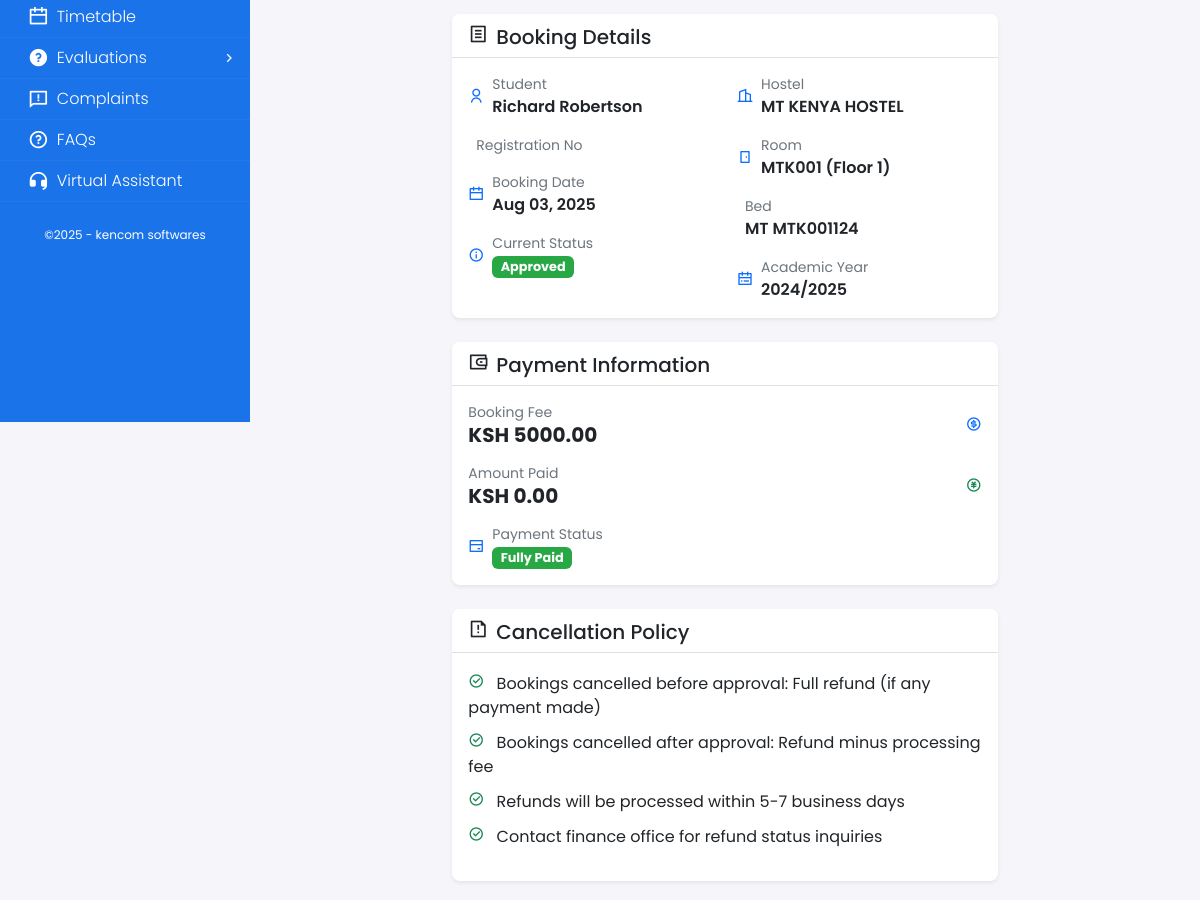
Page /booking/2/cancel/ (signed in, middle part) on the earlier database version.
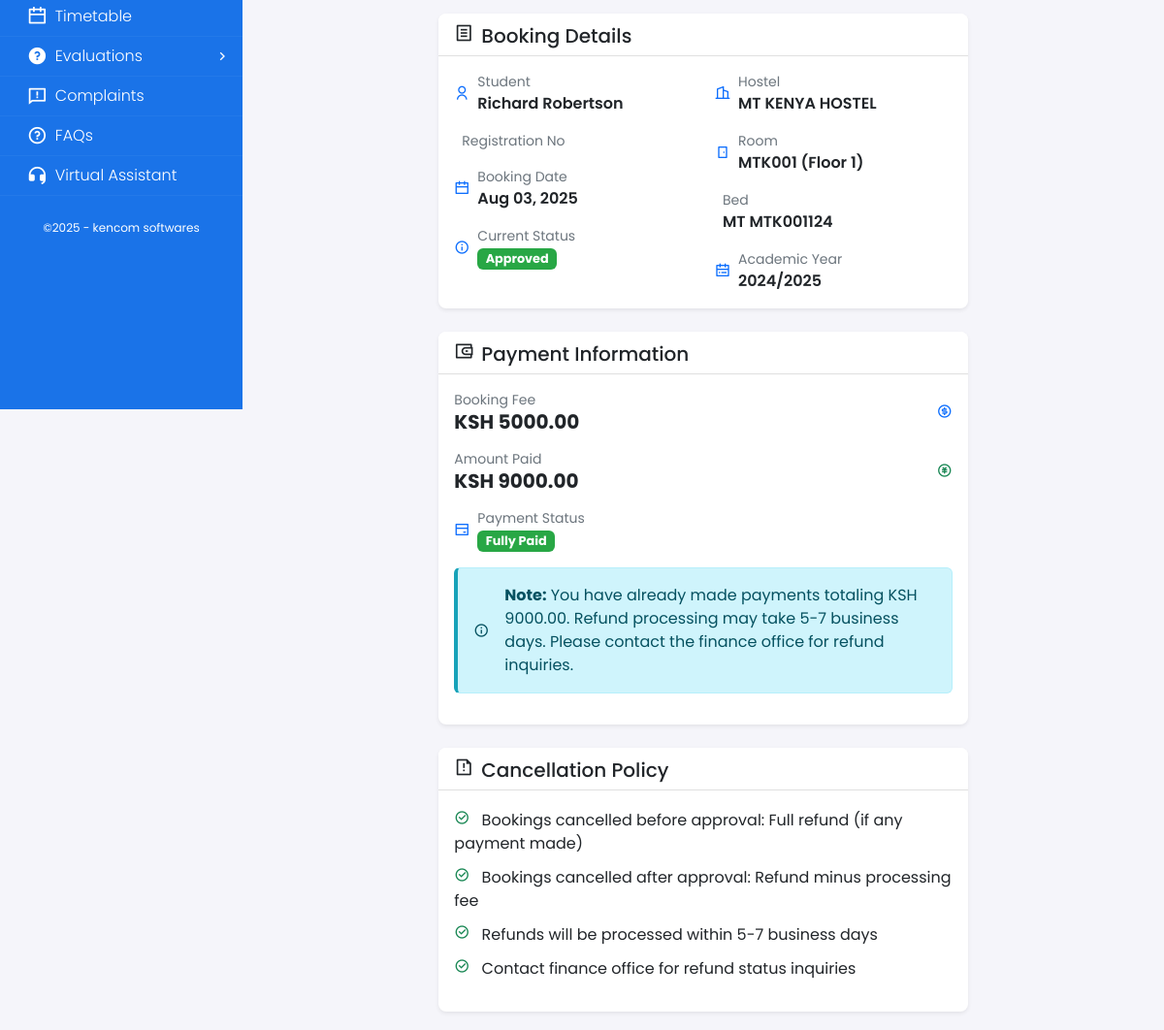
Same page on the later database version.
### core_application/models.py (models this page shows, shortened)
class HostelBooking(models.Model):
    BOOKING_STATUS = (
        ('pending', 'Pending Approval'),
        ('approved', 'Approved'),
        ('rejected', 'Rejected'),
        ('cancelled', 'Cancelled'),
        ('checked_in', 'Checked In'),
        ('checked_out', 'Checked Out'),
    )
    PAYMENT_STATUS = (
        ('pending', 'Payment Pending'),
        ('partial', 'Partially Paid'),
        ('paid', 'Fully Paid'),
        ('refunded', 'Refunded'),
    )
    student = models.ForeignKey(Student, on_delete=models.CASCADE, related_name='hostel_bookings')
    bed = models.ForeignKey(Bed, on_delete=models.CASCADE, related_name='bookings')
    academic_year = models.ForeignKey(AcademicYear, on_delete=models.CASCADE, related_name='hostel_bookings')
    booking_date = models.DateTimeField(auto_now_add=True)
    check_in_date = models.DateField(null=True, blank=True)
    check_out_date = models.DateField(null=True, blank=True)
    expected_checkout_date = models.DateField(null=True, blank=True)
    booking_status = models.CharField(max_length=20, choices=BOOKING_STATUS, default='pending')
    payment_status = models.CharField(max_length=20, choices=PAYMENT_STATUS, default='pending')
    booking_fee = models.DecimalField(max_digits=10, decimal_places=2, default=0.00)
    amount_paid = models.DecimalField(max_digits=10, decimal_places=2, default=0.00)
    approved_by = models.ForeignKey(User, on_delete=models.SET_NULL, null=True, blank=True, related_name='approved_bookings')
    approval_date = models.DateTimeField(null=True, blank=True)
    approval_remarks = models.TextField(blank=True)
    checked_in_by = models.ForeignKey(User, on_delete=models.SET_NULL, null=True, blank=True, related_name='checked_in_students')
    checked_out_by = models.ForeignKey(User, on_delete=models.SET_NULL, null=True, blank=True, related_name='checked_out_students')
    remarks = models.TextField(blank=True)
    created_at = models.DateTimeField(auto_now_add=True)
    updated_at = models.DateTimeField(auto_now=True)
    class Meta:
        unique_together = ['student', 'academic_year']  # One booking per student per academic year
        ordering = ['-booking_date']

class Student(models.Model):
    ADMISSION_TYPES = (
        ('direct', 'Direct Entry'),
        ('mature', 'Mature Entry'),
        ('transfer', 'Transfer'),
        ('international', 'International'),
        ('exchange', 'Exchange Student'),
    )
    STATUS_CHOICES = (
        ('active', 'Active'),
        ('inactive', 'Inactive'),
        ('graduated', 'Graduated'),
        ('deferred', 'Deferred'),
        ('suspended', 'Suspended'),
        ('discontinued', 'Discontinued'),
        ('expelled', 'Expelled'),
        ('on_leave', 'On Academic Leave'),
    )
    SPONSOR_TYPES = (
        ('government', 'Government Sponsored'),
        ('self', 'Self Sponsored'),
        ('employer', 'Employer Sponsored'),
        ('scholarship', 'Scholarship'),
        ('bursary', 'Bursary'),
        ('loan', 'Student Loan'),
    )
    user = models.OneToOneField(User, on_delete=models.CASCADE, related_name='student_profile')
    student_id = models.CharField(max_length=20, unique=True, help_text="University student ID number")
    programme = models.ForeignKey(Programme, on_delete=models.CASCADE, related_name='students')
    current_year = models.IntegerField(validators=[MinValueValidator(1), MaxValueValidator(8)])
    current_semester = models.IntegerField(validators=[MinValueValidator(1), MaxValueValidator(3)])
    admission_date = models.DateField()
    admission_type = models.CharField(max_length=20, choices=ADMISSION_TYPES, default='direct')
    sponsor_type = models.CharField(max_length=20, choices=SPONSOR_TYPES, default='government')
    status = models.CharField(max_length=20, choices=STATUS_CHOICES, default='active')
    entry_qualification = models.CharField(max_length=100, help_text="e.g., KCSE, A-Level, Diploma")
    entry_points = models.DecimalField(max_digits=5, decimal_places=2, null=True, blank=True)
    expected_graduation_date = models.DateField(null=True, blank=True)
    cumulative_gpa = models.DecimalField(max_digits=3, decimal_places=2, null=True, blank=True)
    total_credit_hours = models.IntegerField(default=0)
    guardian_name = models.CharField(max_length=100)
    guardian_phone = models.CharField(max_length=15)
    guardian_relationship = models.CharField(max_length=50)
    guardian_address = models.TextField()
    emergency_contact = models.CharField(max_length=15)
    blood_group = models.CharField(max_length=5, blank=True)
    medical_conditions = models.TextField(blank=True)
    accommodation_type = models.CharField(max_length=50, blank=True, help_text="On-campus/Off-campus")

class User(AbstractUser):
    GENDER_CHOICES = (
        ('male', 'Male'),
        ('female', 'Female'),
        ('other', 'Other'),
    )
    USER_TYPES = (
        ('admin', 'Admin'),
        ('student', 'Student'),
        ('lecturer', 'Lecturer'),
        ('professor', 'Professor'),
        ('staff', 'Staff'),
        ('registrar', 'Registrar'),
        ('dean', 'Dean'),
        ('hod', 'Head of Department'),
        ('hostel_warden' , 'Hostel Warden')
    )
    username = models.CharField(
        max_length=150,
        unique=True,
        validators=[
            RegexValidator(
                regex=r'^[\w.@+\-/]+$',
                message="Username can contain letters, numbers, @, ., +, -, _, and / characters only."
            )
        ],
        help_text="Required. 150 characters or fewer. Letters, digits and @/./+/-/_/ allowed."
    )
    user_type = models.CharField(max_length=20, choices=USER_TYPES)
    phone = models.CharField(max_length=15, blank=True)
    address = models.TextField(blank=True)
    gender = models.CharField(max_length=10, choices=GENDER_CHOICES, blank=True)
    date_of_birth = models.DateField(null=True, blank=True)
    profile_picture = models.ImageField(upload_to='profiles/', null=True, blank=True)
    national_id = models.CharField(max_length=20, unique=True, null=True, blank=True)
    is_active = models.BooleanField(default=True)
    created_at = models.DateTimeField(auto_now_add=True)
    updated_at = models.DateTimeField(auto_now=True)

class Bed(models.Model):
    BED_POSITIONS = (
        ('bed_1', 'Bed 1'),
        ('bed_2', 'Bed 2'),
        ('bed_3', 'Bed 3'),
        ('bed_4', 'Bed 4'),
    )
    room = models.ForeignKey(Room, on_delete=models.CASCADE, related_name='beds')
    academic_year = models.ForeignKey(AcademicYear, on_delete=models.CASCADE, related_name='hostel_beds')
    bed_position = models.CharField(max_length=10, choices=BED_POSITIONS)
    bed_number = models.CharField(max_length=20, help_text="Unique bed identifier")
    is_available = models.BooleanField(default=True)
    maintenance_status = models.CharField(
        max_length=20,
        choices=(
            ('good', 'Good Condition'),
            ('needs_repair', 'Needs Repair'),
            ('under_maintenance', 'Under Maintenance'),
            ('out_of_order', 'Out of Order'),
        ),
        default='good'
    )
    created_at = models.DateTimeField(auto_now_add=True)
    class Meta:
        unique_together = ['room', 'academic_year', 'bed_position']
        ordering = ['room', 'bed_position']

class Room(models.Model):
    hostel = models.ForeignKey(Hostel, on_delete=models.CASCADE, related_name='rooms')
    room_number = models.CharField(max_length=10)
    floor = models.IntegerField(validators=[MinValueValidator(0)], help_text="Floor number (0 for ground floor)")
    capacity = models.IntegerField(default=4, validators=[MinValueValidator(1), MaxValueValidator(8)])
    description = models.TextField(blank=True)
    facilities = models.TextField(blank=True, help_text="Room-specific facilities")
    is_active = models.BooleanField(default=True)
    created_at = models.DateTimeField(auto_now_add=True , blank=True , null=True)
    class Meta:
        unique_together = ['hostel', 'room_number']
        ordering = ['hostel', 'floor', 'room_number']

class Hostel(models.Model):
    HOSTEL_TYPES = (
        ('boys', 'Boys Hostel'),
        ('girls', 'Girls Hostel'),
    )
    name = models.CharField(max_length=100)
    hostel_type = models.CharField(max_length=10, choices=HOSTEL_TYPES)
    school = models.ForeignKey(Department, on_delete=models.CASCADE, related_name='hostels')
    warden = models.ForeignKey(User, on_delete=models.SET_NULL, null=True, blank=True, related_name='managed_hostels')
    total_rooms = models.IntegerField(validators=[MinValueValidator(1)])
    description = models.TextField(blank=True)
    facilities = models.TextField(blank=True, help_text="Available facilities like WiFi, laundry, etc.")
    rules_and_regulations = models.TextField( null=True, blank=True,)
    is_active = models.BooleanField(default=True)
    created_at = models.DateTimeField(auto_now_add=True, null=True, blank=True,)
    updated_at = models.DateTimeField(auto_now=True, null=True, blank=True,)
    class Meta:
        ordering = ['hostel_type', 'name']

class AcademicYear(models.Model):
    year = models.CharField(max_length=10, unique=True)  # e.g., "2024/2025"
    start_date = models.DateField()
    end_date = models.DateField()
    is_current = models.BooleanField(default=False)

### core_application/views.py (the view)
# urls.py: path('booking/<int:booking_id>/cancel/', views.cancel_booking, name='cancel_booking'),
@login_required
def cancel_booking(request, booking_id):
    try:
        student = request.user.student_profile
        booking = get_object_or_404(
            HostelBooking,
            id=booking_id,
            student=student
        )
        if booking.booking_status not in ['pending', 'approved']:
            messages.error(request, "This booking cannot be cancelled.")
            return redirect('hostel_booking_detail', booking_id=booking_id)
        if request.method == 'POST':
            booking.booking_status = 'cancelled'
            booking.save()
            messages.success(request, "Your hostel booking has been cancelled.")
            return redirect('hostel_list')
        context = {
            'booking': booking,
        }
        return render(request, 'hostels/cancel_booking.html', context)
    except Student.DoesNotExist:
        messages.error(request, "Student profile not found.")
        return redirect('student_dashboard')

### templates/hostels/cancel_booking.html (shortened to what the changed rows need)
{% extends 'base.html' %}
{% load static %}
{% block content %}
<div class="container onprintContainer">
    <div class="row p-2">
        <div class="col-lg-8 mx-auto">
            <div class="card shadow-sm mb-4">
                <div class="card-body">
                    <div class="row">
                        <div class="col-md-6">
                            <div class="d-flex align-items-center mb-3">
                                <div>
                                    <p class="mb-0 small text-muted">Student</p>
                                    <p class="mb-0 fw-semibold">{{ booking.student.user.get_full_name }}</p>
                                </div>
                            </div>
                            <div class="d-flex align-items-center mb-3">
                                <div>
                                    <p class="mb-0 small text-muted">Booking Date</p>
                                    <p class="mb-0 fw-semibold">{{ booking.booking_date|date:"M d, Y" }}</p>
                                </div>
                            </div>
                            <div class="d-flex align-items-center">
                                <div>
                                    <p class="mb-0 small text-muted">Current Status</p>
                                    <span class="badge {% if booking.booking_status == 'pending' %}bg-warning{% else %}bg-success{% endif %}">
                                        {{ booking.get_booking_status_display }}
                                    </span>
                                </div>
                            </div>
                        </div>
                        <div class="col-md-6">
                            <div class="d-flex align-items-center mb-3">
                                <div>
                                    <p class="mb-0 small text-muted">Hostel</p>
                                    <p class="mb-0 fw-semibold">{{ booking.bed.room.hostel.name }}</p>
                                </div>
                            </div>
                            <div class="d-flex align-items-center mb-3">
                                <div>
                                    <p class="mb-0 small text-muted">Room</p>
                                    <p class="mb-0 fw-semibold">{{ booking.bed.room.room_number }} (Floor {{ booking.bed.room.floor }})</p>
                                </div>
                            </div>
                            <div class="d-flex align-items-center mb-3">
                                <div>
                                    <p class="mb-0 small text-muted">Bed</p>
                                    <p class="mb-0 fw-semibold">{{ booking.bed.bed_number }}</p>
                                </div>
                            </div>
                            <div class="d-flex align-items-center">
                                <div>
                                    <p class="mb-0 small text-muted">Academic Year</p>
                                    <p class="mb-0 fw-semibold">{{ booking.academic_year.year }}</p>
                                </div>
                            </div>
                        </div>
                    </div>
                </div>
            </div>
            <div class="card shadow-sm mb-4">
                <div class="card-body">
                    <div class="d-flex justify-content-between align-items-center mb-3">
                        <div>
                            <p class="mb-0 small text-muted">Booking Fee</p>
                            <h5 class="mb-0 fw-bold">KSH {{ booking.booking_fee|floatformat:2 }}</h5>
                        </div>
                    </div>
                    <div class="d-flex justify-content-between align-items-center mb-3">
                        <div>
                            <p class="mb-0 small text-muted">Amount Paid</p>
                            <h5 class="mb-0 fw-bold">KSH {{ booking.amount_paid|floatformat:2 }}</h5>
                        </div>
                    </div>
                    <div class="d-flex align-items-center">
                        <div>
                            <p class="mb-0 small text-muted">Payment Status</p>
                            <span class="badge
                                {% if booking.payment_status == 'pending' %}bg-warning
                                {% elif booking.payment_status == 'paid' %}bg-success
                                {% else %}bg-info{% endif %}">
                                {{ booking.get_payment_status_display }}
                            </span>
                        </div>
                    </div>
                    {% if booking.amount_paid > 0 %}
                    <div class="alert alert-info mt-3">
                        <div class="d-flex align-items-center">
                            <i class="ri-information-line me-3"></i>
                            <div>
                                <p class="mb-0"><strong>Note:</strong> You have already made payments totaling KSH {{ booking.amount_paid|floatformat:2 }}.
                                Refund processing may take 5-7 business days. Please contact the finance office for refund inquiries.</p>
                            </div>
                        </div>
                    </div>
                    {% endif %}
                </div>
            </div>
        </div>
    </div>
</div>
{% endblock %}

Differences in the rows shown:
changed HostelBooking "Approved": amount_paid "0.00" → "9000.00"; amount_paid (not shown) → "9000.00"
Other differences:
text now shown: "Note: You have already made payments totaling KSH . Refund processing may take 5-7 business days. Please contact the finance office for refund inquiries."
